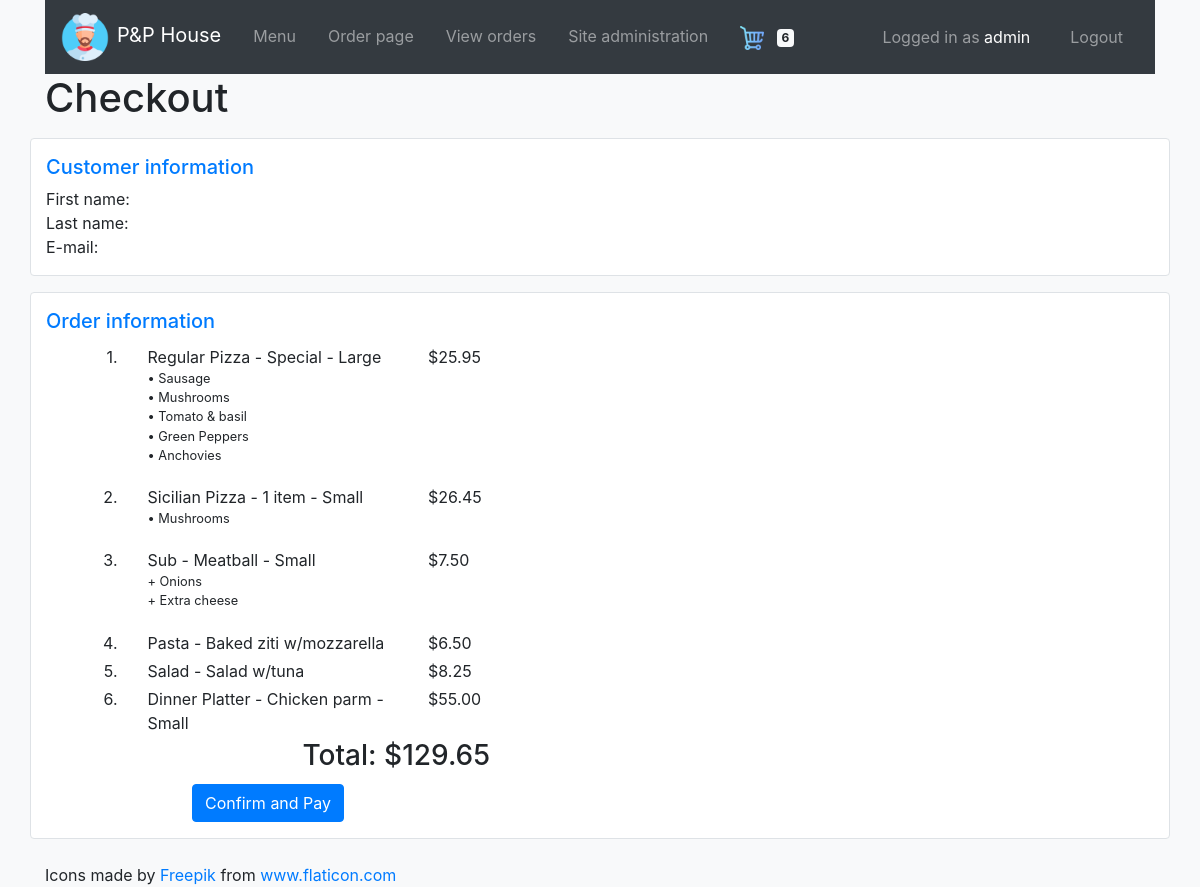
/checkout/ (signed in), run on an earlier commit of the app's database.
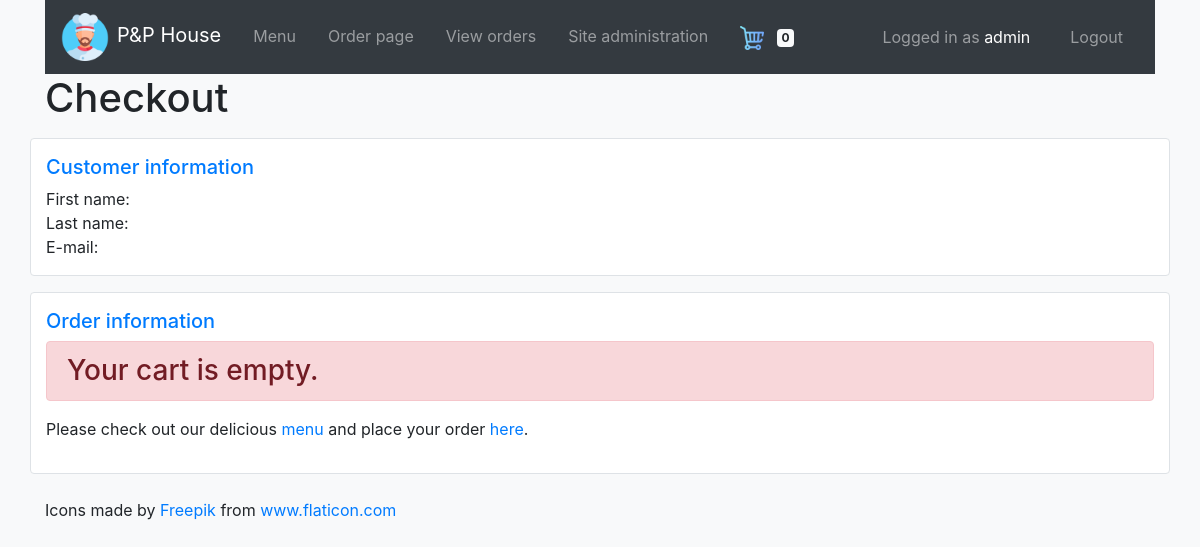
And on a later commit of the database.
### orders/models.py (models this page shows, shortened)
class Cart(models.Model):
    user = models.ForeignKey(User, on_delete=models.DO_NOTHING, related_name="user")
    menu_item = models.ForeignKey(MenuItem, on_delete=models.DO_NOTHING, related_name="menu_item")
    toppings = models.ManyToManyField(Topping, blank=True, related_name="toppings")
    sub_additions = models.ManyToManyField(SubAddition, blank=True, related_name="sub_additions")
    price = models.FloatField()

class MenuItem(models.Model):
    meal = models.ForeignKey(Meal, on_delete=models.DO_NOTHING, related_name="items")
    meal_size = models.ForeignKey(MealSize, on_delete=models.DO_NOTHING, related_name="sizes", blank=True, null=True)
    toppings_count = models.IntegerField(blank=True, null=True)
    price = models.FloatField()
    def __str__(self):
        if self.meal_size:
            return f"{self.meal} - {self.meal_size}"
        else:
            return f"{self.meal}"

class Meal(models.Model):
    name = models.CharField(max_length=64)
    meal_type = models.ForeignKey(MealType, on_delete=models.DO_NOTHING, related_name="types")
    def __str__(self):
        return f"{self.meal_type} - {self.name}"

class MealType(models.Model):
    name = models.CharField(max_length=64)
    has_sub_additions = models.BooleanField()
    has_toppings = models.BooleanField()
    def __str__(self):
        return f"{self.name}"

class MealSize(models.Model):
    name = models.CharField(max_length=16)
    def __str__(self):
        return f"{self.name}"

class Topping(models.Model):
    name = models.CharField(max_length=64)
    def __str__(self):
        return f"{self.name}"

class SubAddition(models.Model):
    name = models.CharField(max_length=64)
    price = models.FloatField()
    def __str__(self):
        return f"{self.name}"

### orders/views.py (the view, shortened to what this page needs)
# urls.py: path("checkout/", views.checkout, name="checkout"),
@login_required(login_url="users:login")
def checkout(request):
    context = {
        "cart_items_count": Cart.objects.filter(user=request.user).count(),
        "cart_items": Cart.objects.filter(user=request.user),
        "cart_cost": Cart.objects.filter(user=request.user).aggregate(Sum('price')),
        "remove_button": False
    }
    return render(request, "orders/checkout.html", context)

### orders/templates/orders/checkout.html (shortened to what this page needs)
{% extends "orders/base.html" %}
{% load static %}
{% block body %}
<div class="container">
  <h1>Checkout</h1>
</div>
<div class="container bg-white py-3 my-3 border rounded">
  <div class="row">
    <div class="col">
      <h5 class="text-primary">Customer information</h5>
    </div>
  </div>
  <div class="row">
    <div class="col-sm-2">
      First name:
    </div>
    <div class="col">
    </div>
  </div>
  <div class="row">
    <div class="col-sm-2">
      Last name:
    </div>
    <div class="col">
    </div>
  </div>
  <div class="row">
    <div class="col-sm-2">
      E-mail:
    </div>
    <div class="col">
    </div>
  </div>
</div>
<div class="container bg-white py-3 my-3 border rounded">
  <div class="row">
    <div class="col">
      <h5 class="text-primary">Order information</h5>
    </div>
  </div>
  {% include "orders/includes/cart-items.html" %}
  {% if cart_items %}
  <div class="row mt-1">
    <div class="col-sm-5 h3 text-right">
      Total: ${{ cart_cost.price__sum|floatformat:2 }}
    </div>
  </div>
  <div class="row mt-1">
    <div class="col-sm-5 text-center">
      <form method="post">
        <button class="btn btn-primary" type="submit">Confirm and Pay</button>
      </form>
    </div>
  </div>
  {% endif %}
</div>
{% endblock %}

### orders/templates/orders/includes/navbar.html (shortened to what this page needs)
{% load static %}
<div class="container">
  <nav class="navbar navbar-expand-lg bg-dark navbar-dark">
    <a class="navbar-brand" href="{% url 'orders:index' %}"><img src="{% static 'chef.png' %}" alt="Logo" style="width:48px;" class="mr-sm-2">P&P House</a>
    <div class="collapse navbar-collapse" id="navbarSupportedContent">
      <ul class="navbar-nav mr-auto">
        <li class="navbar-item px-2">
          <a class="nav-link" href="{% url 'orders:index' %}">Menu</a>
        </li>
        {% if request.user.is_authenticated %}
        <li class="navbar-item px-2">
          <a class="nav-link" href="{% url 'orders:order' %}">Order page</a>
        </li>
        <li class="navbar-item px-2">
          {% if request.user.is_superuser %}
          <a class="nav-link" href="{% url 'orders:orders' %}">View orders</a>
          {% else %}
          <a class="nav-link" href="{% url 'orders:orders' %}">My orders</a>
          {% endif %}
        </li>
        {% if request.user.is_superuser %}
        <li class="navbar-item px-2">
          <a class="nav-link" href="/admin">Site administration</a>
        </li>
        {% endif %}
        <li class="navbar-item px-2">
          <a class="nav-link" href="{% url 'orders:cart' %}">
            <img src="{% static 'shopping-cart4.png' %}" alt="Shopping cart" style="width:24px;" class="mr-sm-2">
            <span id="cart-items-count" class="badge badge-light">{{ cart_items_count|default:0 }}</span>
          </a>
        </li>
        {% endif %}
      </ul>
      <ul class="navbar-nav ml-auto">
        {% if request.user.is_authenticated %}
        <li class="navbar-text px-4">
          Logged in as <span class="text-white">{{ request.user.username }}</span>
        </li>
        <li class="navbar-item px-2">
          <a class="nav-link" href="{% url 'users:logout' %}">Logout</a>
        </li>
        {% endif %}
      </ul>
    </div>
  </nav>
</div>

### orders/templates/orders/includes/cart-items.html (shortened to what this page needs)
{% for item in cart_items %}
<div class="row px-2 pt-1">
  <div class="col-sm-1 text-right">
    {{ forloop.counter }}.
  </div>
  <div class="col-sm-3">
    {{ item.menu_item }}
    {% if item.toppings.all %}
    <ul class="list-unstyled small">
    {% for topping in item.toppings.all %}
      <li class="">
      &bull; {{ topping }}
      </li>
    {% endfor %}
    </ul>
    {% endif %}
    {% if item.sub_additions.all %}
    <ul class="list-unstyled small">
    {% for sub_addition in item.sub_additions.all %}
      <li class="">
      + {{ sub_addition }}
      </li>
    {% endfor %}
    </ul>
    {% endif %}
  </div>
  <div class="col-sm-1">
    ${{ item.price|floatformat:2 }}
  </div>
  <div class="col-auto">
  </div>
</div>
{% empty %}
<h3 class="alert alert-danger">Your cart is empty.</h3>
<p>Please check out our delicious <a href ="{% url 'orders:index' %}">menu</a> and place your order <a href="{% url 'orders:order' %}">here</a>.</p>
{% endfor %}

What changed in the data, as far as the page shows it:
removed Cart: menu_item "Regular Pizza - Special - Large", price "25.95"
no longer on this page (row unchanged): Topping: name "Sausage", shown under "Regular Pizza - Special - Large"
no longer on this page (row unchanged): Topping: name "Mushrooms"
no longer on this page (row unchanged): Topping: name "Tomato & basil", shown under "Regular Pizza - Special - Large"
no longer on this page (row unchanged): Topping: name "Green Peppers", shown under "Regular Pizza - Special - Large"
no longer on this page (row unchanged): Topping: name "Anchovies", shown under "Regular Pizza - Special - Large"
removed Cart: menu_item "Sicilian Pizza - 1 item - Small", price "26.45"
removed Cart: menu_item "Sub - Meatball - Small", price "7.50"
no longer on this page (row unchanged): SubAddition: name "Onions"
no longer on this page (row unchanged): SubAddition: name "Extra cheese"
removed Cart: menu_item "Pasta - Baked ziti w/mozzarella", price "6.50"
removed Cart: menu_item "Salad - Salad w/tuna", price "8.25"
removed Cart: menu_item "Dinner Platter - Chicken parm - Small", price "55.00"
Also different on the page:
{{ cart_items_count|default:0 }}: "6" → "0"
{{ cart_cost.price__sum|floatformat:2 }}: "129.65" → (not shown)
text no longer shown: "Total: $ Confirm and Pay"
text now shown: "Your cart is empty. Please check out our delicious menu and place your order here ."
